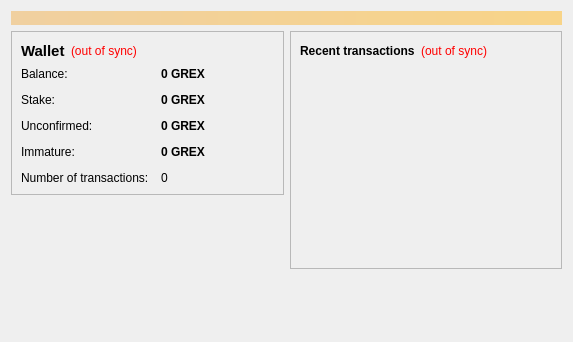
<?xml version="1.0" encoding="UTF-8"?>
<ui version="4.0">
 <class>OverviewPage</class>
 <widget class="QWidget" name="OverviewPage">
  <property name="geometry">
   <rect>
    <x>0</x>
    <y>0</y>
    <width>573</width>
    <height>342</height>
   </rect>
  </property>
  <property name="windowTitle">
   <string>Form</string>
  </property>
  <layout class="QVBoxLayout" name="topLayout">
   <item>
    <widget class="QLabel" name="labelAlerts">
     <property name="visible">
      <bool>false</bool>
     </property>
     <property name="styleSheet">
      <string notr="true">background-color: qlineargradient(x1: 0, y1: 0, x2: 1, y2: 0, stop:0 #F0D0A0, stop:1 #F8D488); color:#000000;</string>
     </property>
     <property name="wordWrap">
      <bool>true</bool>
     </property>
     <property name="margin">
      <number>3</number>
     </property>
    </widget>
   </item>
   <item>
    <layout class="QHBoxLayout" name="horizontalLayout" stretch="1,1">
     <item>
      <layout class="QVBoxLayout" name="verticalLayout_2">
       <item>
        <widget class="QFrame" name="frame">
         <property name="frameShape">
          <enum>QFrame::StyledPanel</enum>
         </property>
         <property name="frameShadow">
          <enum>QFrame::Raised</enum>
         </property>
         <layout class="QVBoxLayout" name="verticalLayout_4">
          <item>
           <layout class="QHBoxLayout" name="horizontalLayout_4">
            <item>
             <widget class="QLabel" name="label_5">
              <property name="font">
               <font>
                <pointsize>11</pointsize>
                <weight>75</weight>
                <bold>true</bold>
               </font>
              </property>
              <property name="text">
               <string>Wallet</string>
              </property>
             </widget>
            </item>
            <item>
             <widget class="QLabel" name="labelWalletStatus">
              <property name="toolTip">
               <string>The displayed information may be out of date. Your wallet automatically synchronizes with the GreenCoinX network after a connection is established, but this process has not completed yet.</string>
              </property>
              <property name="styleSheet">
               <string notr="true">QLabel { color: red; }</string>
              </property>
              <property name="text">
               <string notr="true">(out of sync)</string>
              </property>
              <property name="alignment">
               <set>Qt::AlignLeading|Qt::AlignLeft|Qt::AlignVCenter</set>
              </property>
             </widget>
            </item>
            <item>
             <spacer name="horizontalSpacer_2">
              <property name="orientation">
               <enum>Qt::Horizontal</enum>
              </property>
              <property name="sizeHint" stdset="0">
               <size>
                <width>40</width>
                <height>20</height>
               </size>
              </property>
             </spacer>
            </item>
           </layout>
          </item>
          <item>
           <layout class="QFormLayout" name="formLayout_2">
            <property name="fieldGrowthPolicy">
             <enum>QFormLayout::AllNonFixedFieldsGrow</enum>
            </property>
            <property name="horizontalSpacing">
             <number>12</number>
            </property>
            <property name="verticalSpacing">
             <number>12</number>
            </property>
            <item row="0" column="0">
             <widget class="QLabel" name="label">
              <property name="text">
               <string>Balance:</string>
              </property>
             </widget>
            </item>
            <item row="0" column="1">
             <widget class="QLabel" name="labelBalance">
              <property name="font">
               <font>
                <weight>75</weight>
                <bold>true</bold>
               </font>
              </property>
              <property name="cursor">
               <cursorShape>IBeamCursor</cursorShape>
              </property>
              <property name="toolTip">
               <string>Your current balance</string>
              </property>
              <property name="text">
               <string notr="true">0 GREX</string>
              </property>
              <property name="textInteractionFlags">
               <set>Qt::LinksAccessibleByMouse|Qt::TextSelectableByKeyboard|Qt::TextSelectableByMouse</set>
              </property>
             </widget>
            </item>
            <item row="1" column="0">
             <widget class="QLabel" name="label_6">
              <property name="text">
               <string>Stake:</string>
              </property>
             </widget>
            </item>
            <item row="1" column="1">
             <widget class="QLabel" name="labelStake">
              <property name="font">
               <font>
                <weight>75</weight>
                <bold>true</bold>
               </font>
              </property>
              <property name="cursor">
               <cursorShape>IBeamCursor</cursorShape>
              </property>
              <property name="toolTip">
               <string>Total of coins that was staked, and do not yet count toward the current balance</string>
              </property>
              <property name="text">
               <string notr="true">0 GREX</string>
              </property>
              <property name="textInteractionFlags">
               <set>Qt::LinksAccessibleByMouse|Qt::TextSelectableByKeyboard|Qt::TextSelectableByMouse</set>
              </property>
             </widget>
            </item>
            <item row="2" column="0">
             <widget class="QLabel" name="label_3">
              <property name="text">
               <string>Unconfirmed:</string>
              </property>
             </widget>
            </item>
            <item row="2" column="1">
             <widget class="QLabel" name="labelUnconfirmed">
              <property name="font">
               <font>
                <weight>75</weight>
                <bold>true</bold>
               </font>
              </property>
              <property name="cursor">
               <cursorShape>IBeamCursor</cursorShape>
              </property>
              <property name="toolTip">
               <string>Total of transactions that have yet to be confirmed, and do not yet count toward the current balance</string>
              </property>
              <property name="text">
               <string notr="true">0 GREX</string>
              </property>
              <property name="textInteractionFlags">
               <set>Qt::LinksAccessibleByMouse|Qt::TextSelectableByKeyboard|Qt::TextSelectableByMouse</set>
              </property>
             </widget>
            </item>
            <item row="4" column="0">
             <widget class="QLabel" name="label_2">
              <property name="text">
               <string>Number of transactions:</string>
              </property>
             </widget>
            </item>
            <item row="4" column="1">
             <widget class="QLabel" name="labelNumTransactions">
              <property name="toolTip">
               <string>Total number of transactions in wallet</string>
              </property>
              <property name="text">
               <string notr="true">0</string>
              </property>
             </widget>
            </item>
            <item row="3" column="0">
             <widget class="QLabel" name="labelImmatureText">
              <property name="text">
               <string>Immature:</string>
              </property>
             </widget>
            </item>
            <item row="3" column="1">
             <widget class="QLabel" name="labelImmature">
              <property name="font">
               <font>
                <weight>75</weight>
                <bold>true</bold>
               </font>
              </property>
              <property name="toolTip">
               <string>Mined balance that has not yet matured</string>
              </property>
              <property name="text">
               <string notr="true">0 GREX</string>
              </property>
              <property name="textInteractionFlags">
               <set>Qt::LinksAccessibleByMouse|Qt::TextSelectableByKeyboard|Qt::TextSelectableByMouse</set>
              </property>
             </widget>
            </item>
           </layout>
          </item>
         </layout>
        </widget>
       </item>
       <item>
        <spacer name="verticalSpacer">
         <property name="orientation">
          <enum>Qt::Vertical</enum>
         </property>
         <property name="sizeHint" stdset="0">
          <size>
           <width>20</width>
           <height>40</height>
          </size>
         </property>
        </spacer>
       </item>
      </layout>
     </item>
     <item>
      <layout class="QVBoxLayout" name="verticalLayout_3">
       <item>
        <widget class="QFrame" name="frame_2">
         <property name="frameShape">
          <enum>QFrame::StyledPanel</enum>
         </property>
         <property name="frameShadow">
          <enum>QFrame::Raised</enum>
         </property>
         <layout class="QVBoxLayout" name="verticalLayout">
          <item>
           <layout class="QHBoxLayout" name="horizontalLayout_2">
            <item>
             <widget class="QLabel" name="label_4">
              <property name="text">
               <string>&lt;b&gt;Recent transactions&lt;/b&gt;</string>
              </property>
             </widget>
            </item>
            <item>
             <widget class="QLabel" name="labelTransactionsStatus">
              <property name="toolTip">
               <string>The displayed information may be out of date. Your wallet automatically synchronizes with the GreenCoinX network after a connection is established, but this process has not completed yet.</string>
              </property>
              <property name="styleSheet">
               <string notr="true">QLabel { color: red; }</string>
              </property>
              <property name="text">
               <string notr="true">(out of sync)</string>
              </property>
              <property name="alignment">
               <set>Qt::AlignRight|Qt::AlignTrailing|Qt::AlignVCenter</set>
              </property>
             </widget>
            </item>
            <item>
             <spacer name="horizontalSpacer">
              <property name="orientation">
               <enum>Qt::Horizontal</enum>
              </property>
              <property name="sizeHint" stdset="0">
               <size>
                <width>40</width>
                <height>20</height>
               </size>
              </property>
             </spacer>
            </item>
           </layout>
          </item>
          <item>
           <widget class="QListView" name="listTransactions">
            <property name="styleSheet">
             <string notr="true">QListView { background: transparent; }</string>
            </property>
            <property name="frameShape">
             <enum>QFrame::NoFrame</enum>
            </property>
            <property name="verticalScrollBarPolicy">
             <enum>Qt::ScrollBarAlwaysOff</enum>
            </property>
            <property name="horizontalScrollBarPolicy">
             <enum>Qt::ScrollBarAlwaysOff</enum>
            </property>
            <property name="selectionMode">
             <enum>QAbstractItemView::NoSelection</enum>
            </property>
           </widget>
          </item>
         </layout>
        </widget>
       </item>
       <item>
        <spacer name="verticalSpacer_2">
         <property name="orientation">
          <enum>Qt::Vertical</enum>
         </property>
         <property name="sizeHint" stdset="0">
          <size>
           <width>20</width>
           <height>40</height>
          </size>
         </property>
        </spacer>
       </item>
      </layout>
     </item>
    </layout>
   </item>
  </layout>
 </widget>
 <resources/>
 <connections/>
</ui>
